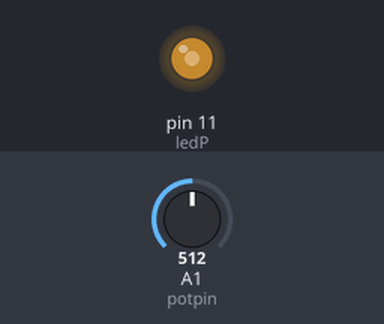
Bench run of a sketch on a simulated Arduino Uno, built with avr-gcc and run on an emulated ATmega328P. Shown: output pins drawn as LEDs (lit = HIGH). The test bench sets the inputs (shaded band); at power-on: A1 (potpin) = 512. What the sketch prints to the serial monitor is not drawn.

Above: at 1.3 s.
1.4 s: A1 (potpin) set to 716
At 2.3 s:
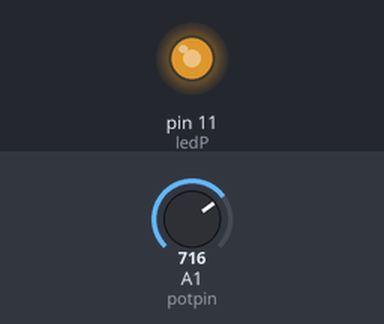
3.0 s: A1 (potpin) set to 900
At 3.6 s:
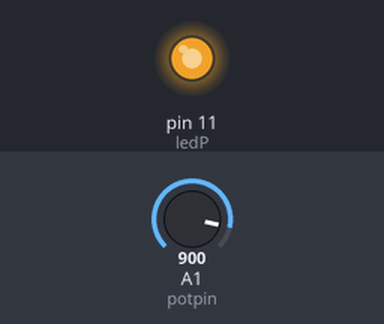
4.5 s: A1 (potpin) set to 122
At 5.7 s:
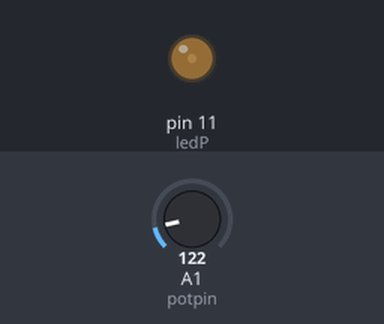
6.0 s: A1 (potpin) set to 0
At 7.1 s:
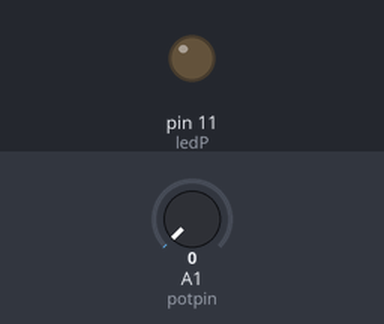
7.5 s: A1 (potpin) set to 511
At 8.3 s:
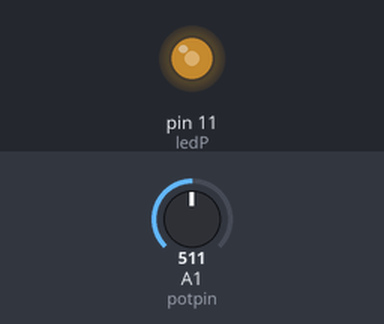
Timing chart, 0 to 10.0 s (numbered marks = the images above; inputs shaded):
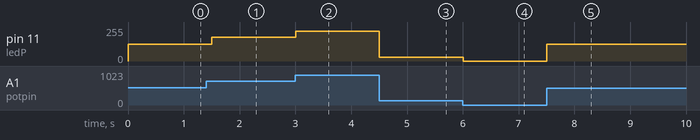

Measured:
- after the input at 1.4 s, pin 11 (ledP): 127/255 → 178/255 after 0.10 s
- after the input at 3.0 s, pin 11 (ledP): 178/255 → 224/255 at once
- after the input at 4.5 s, pin 11 (ledP): 224/255 → 30/255 at once
- after the input at 6.0 s, pin 11 (ledP): 30/255 → 0/255 at once
- after the input at 7.5 s, pin 11 (ledP): 0/255 → 127/255 at once

The sketch:

DimmableLed.ino
```cpp
int potpin=A1;
int ledP=11;
float potVal;
float ledVal;
int dT=500;


void setup() {
 Serial.begin(9600);
 pinMode(potpin,INPUT);
 pinMode(ledP,OUTPUT);
}

void loop() {
  potVal=analogRead(potpin);
  ledVal=(255./1023.)*potVal;
  analogWrite(ledP,ledVal);
  Serial.print(ledVal);
delay(dT);
}
```
